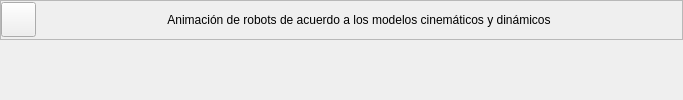
                <widget class="QWidget" name="sk_U1_T5">
                 <layout class="QVBoxLayout" name="verticalLayout_19">
                  <property name="spacing">
                   <number>5</number>
                  </property>
                  <property name="leftMargin">
                   <number>0</number>
                  </property>
                  <property name="topMargin">
                   <number>0</number>
                  </property>
                  <property name="rightMargin">
                   <number>0</number>
                  </property>
                  <property name="bottomMargin">
                   <number>0</number>
                  </property>
                  <item>
                   <widget class="QFrame" name="frame_18">
                    <property name="minimumSize">
                     <size>
                      <width>0</width>
                      <height>35</height>
                     </size>
                    </property>
                    <property name="maximumSize">
                     <size>
                      <width>16777215</width>
                      <height>40</height>
                     </size>
                    </property>
                    <property name="frameShape">
                     <enum>QFrame::StyledPanel</enum>
                    </property>
                    <property name="frameShadow">
                     <enum>QFrame::Raised</enum>
                    </property>
                    <layout class="QHBoxLayout" name="horizontalLayout_9">
                     <property name="spacing">
                      <number>0</number>
                     </property>
                     <property name="sizeConstraint">
                      <enum>QLayout::SetDefaultConstraint</enum>
                     </property>
                     <property name="leftMargin">
                      <number>0</number>
                     </property>
                     <property name="topMargin">
                      <number>0</number>
                     </property>
                     <property name="rightMargin">
                      <number>0</number>
                     </property>
                     <property name="bottomMargin">
                      <number>0</number>
                     </property>
                     <item>
                      <widget class="QPushButton" name="bt_return_5">
                       <property name="minimumSize">
                        <size>
                         <width>35</width>
                         <height>35</height>
                        </size>
                       </property>
                       <property name="maximumSize">
                        <size>
                         <width>35</width>
                         <height>35</height>
                        </size>
                       </property>
                       <property name="text">
                        <string/>
                       </property>
                       <property name="icon">
                        <iconset>
                         <normaloff>resources/images/MainWindow/return.svg</normaloff>resources/images/MainWindow/return.svg</iconset>
                       </property>
                       <property name="iconSize">
                        <size>
                         <width>35</width>
                         <height>35</height>
                        </size>
                       </property>
                      </widget>
                     </item>
                     <item>
                      <spacer name="horizontalSpacer_13">
                       <property name="orientation">
                        <enum>Qt::Horizontal</enum>
                       </property>
                       <property name="sizeHint" stdset="0">
                        <size>
                         <width>131</width>
                         <height>20</height>
                        </size>
                       </property>
                      </spacer>
                     </item>
                     <item>
                      <widget class="QLabel" name="label_8">
                       <property name="text">
                        <string>Animación de robots de acuerdo a los modelos cinemáticos y dinámicos</string>
                       </property>
                       <property name="alignment">
                        <set>Qt::AlignCenter</set>
                       </property>
                      </widget>
                     </item>
                     <item>
                      <spacer name="horizontalSpacer_14">
                       <property name="orientation">
                        <enum>Qt::Horizontal</enum>
                       </property>
                       <property name="sizeHint" stdset="0">
                        <size>
                         <width>131</width>
                         <height>20</height>
                        </size>
                       </property>
                      </spacer>
                     </item>
                    </layout>
                   </widget>
                  </item>
                  <item>
                   <widget class="ContenidosTemas" name="U1_T5" native="true"/>
                  </item>
                 </layout>
                </widget>
